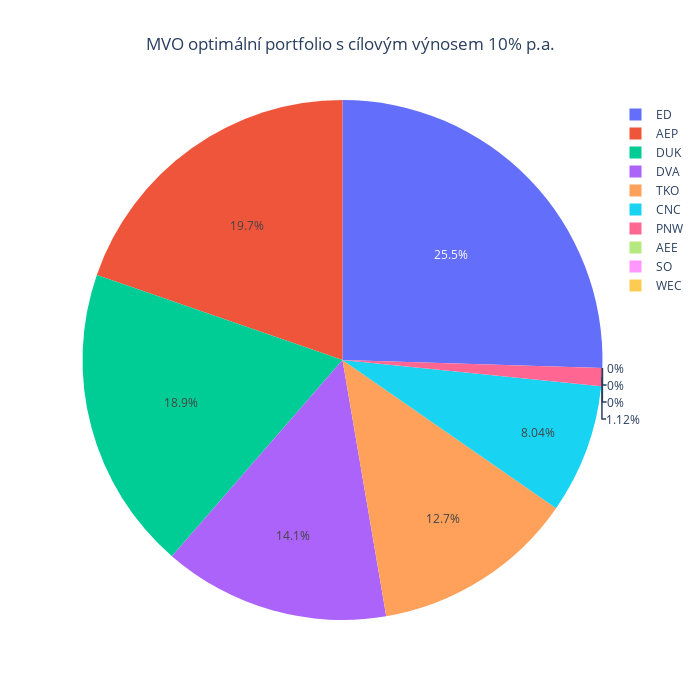

The cell this chart's notebook holds for it:
### Code cell
weightsMVOTarget = MVOTargetReturn(prices = prices, target_return = 0.1)
weightsPlot(weightsMVOTarget, title = "MVO optimální portfolio s cílovým výnosem 10% p.a.")

### Figure 1 — Plotly figure (JSON) as saved in the notebook; plotly's stock layout.template omitted (floating-point values rounded to 4 significant figures)
{"data": [{"labels": ["AEE", "AEP", "CNC", "DUK", "DVA", "ED", "PNW", "SO", "TKO", "WEC"], "type": "pie", "values": [0, 0.1969, 0.08035, 0.1891, 0.1408, 0.255, 0.01118, 0, 0.1266, 0]}], "layout": {"height": 700, "title": {"text": "MVO optimální portfolio s cílovým výnosem 10% p.a.", "x": 0.5}, "width": 700}}
